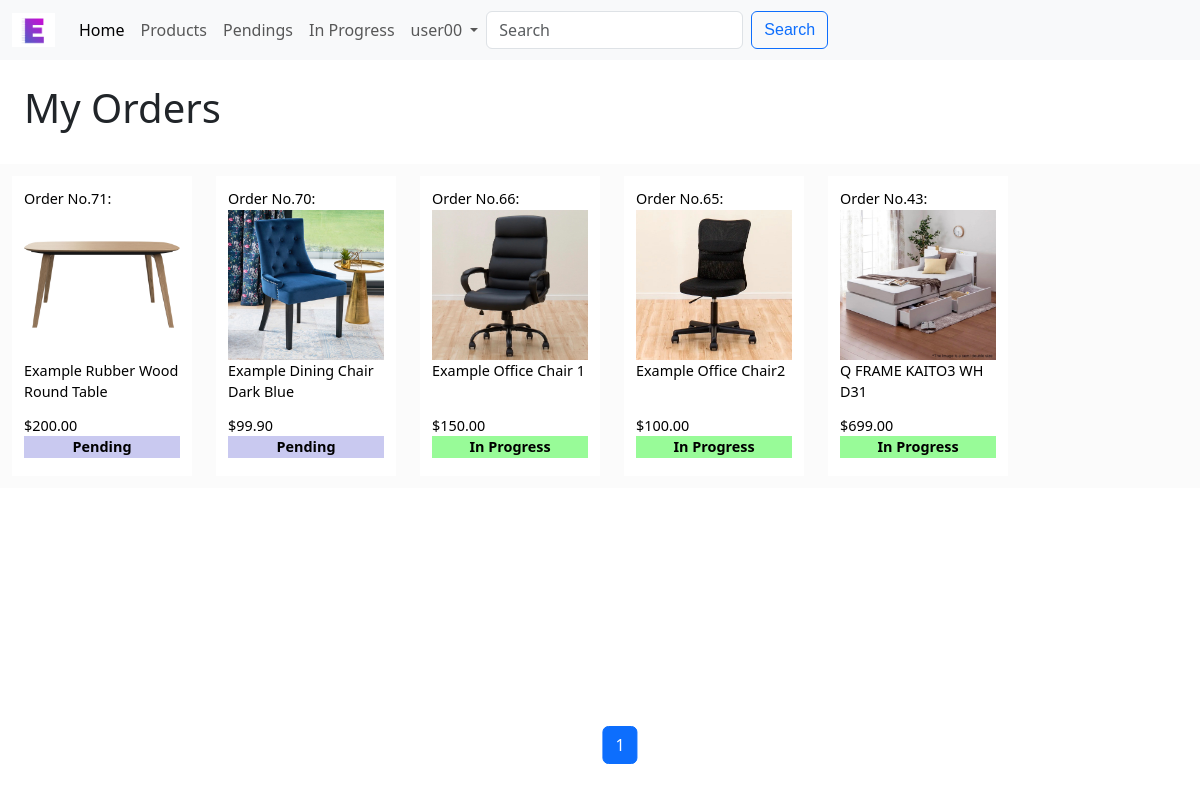
The app's page /my_orders (signed in) with its own data.
### esb/models.py (models this page shows, shortened)
class User(AbstractUser):
    email_token = models.CharField(max_length=200)
    email_is_verified = models.BooleanField(default=False)

class CustomerPurchase(models.Model):
    customer = models.ForeignKey(
        Customer, on_delete=models.CASCADE, related_name="customer_purchases"
    )
    purchase = models.ForeignKey(
        PurchaseOrder, on_delete=models.CASCADE, related_name="customer_purchases"
    )
    quantity = models.IntegerField()

class PurchaseOrder(models.Model):
    product = models.ForeignKey(
        Product, on_delete=models.CASCADE, related_name="order_product"
    )
    date_time = models.DateTimeField(null=True)
    target_quantity = models.IntegerField()
    @property
    def reach_target(self):
        total_quantity = sum(
            [purchase.quantity for purchase in self.customer_purchases.all()]
        )
        return total_quantity >= self.target_quantity

class Product(models.Model):
    title = models.CharField(max_length=100)
    description = models.TextField(max_length=1000)
    category = models.ForeignKey(
        Category,
        on_delete=models.SET_NULL,
        blank=True,
        null=True,
        related_name="categories",
    )
    price = models.DecimalField(max_digits=10, decimal_places=2)
    active = models.BooleanField(default=False)
    created_at = models.DateTimeField(auto_now_add=True)
    updated_at = models.DateTimeField(auto_now=True)
    class Meta:
        ordering = ["-active", "id"]

class ProductImage(models.Model):
    product = models.ForeignKey(
        Product, on_delete=models.CASCADE, related_name="product_image")
    image = models.ImageField(upload_to="esb/static/esb/image")
    index = models.PositiveIntegerField(default=1, editable=False)
    class Meta:
        ordering = ["-product__id", "index"]

### esb/views.py (the view)
# urls.py: path("my_orders", views.my_orders, name="my_orders"),
def my_orders(request):
    user = User.objects.get(username=request.user.username)
    try:
        cus = Customer.objects.get(user=user)
        cusP = CustomerPurchase.objects.filter(
            customer=cus).order_by("-purchase_id")
    except (Customer.DoesNotExist, CustomerPurchase.DoesNotExist):
        cusP = CustomerPurchase.objects.none()
        cus = None
    paginator = Paginator(cusP, 18)
    page_number = request.GET.get("page")
    page_obj = paginator.get_page(page_number)
    prev_prev_page_number = page_obj.number - 2
    if page_obj.number + 2 in page_obj.paginator.page_range:
        next_next_page_number = page_obj.number + 2
    else:
        next_next_page_number = None
    return render(request, "esb/myorders.html", {
        "page_obj": page_obj,
        "cusP": cusP,
        "next_next_page_number": next_next_page_number,
        "prev_prev_page_number": prev_prev_page_number
    })

### esb/templates/esb/myorders.html (shortened to what this page needs)
{% extends "esb/pendings.html" %}
{% block top %}
<h1 class="padding1">My Orders</h1>
{% endblock %}
{% block body-view %}
    {% for p in page_obj %}
        <a class="pending-view" href="{% url 'order_page' p.purchase.id %}">
            <div>Order No.{{ p.purchase.id}}: </div>
            <div class="div-preview-img">
                {% if p.purchase.product.product_image.first.image.url %}
                    <img src="{{ p.purchase.product.product_image.first.image.url }}" alt="{{ p.purchase.product.title }}">
                {% else %}
                    No Image.
                {% endif %}
            </div>
            <div class="div-preview-title">
                {{ p.purchase.product.title }}
            </div>
            <div>
                ${{ p.purchase.product.price }}
            </div>
            {% if p.purchase.reach_target %}
                <p id="order-status" style="background-color: rgba(121, 250, 121, 0.767);">In Progress</p>
            {% else %}
                <p id="order-status" style="background-color: rgba(170, 170, 231, 0.632);">Pending</p>
            {% endif %}
        </a>
    {% endfor %}
{% endblock %}

### esb/templates/esb/layout.html (shortened to what this page needs)
{% load static %}
<!DOCTYPE html>
<html lang="en">
    <head>
        <link href="https://cdn.jsdelivr.net/npm/bootstrap@5.3.0-alpha1/dist/css/bootstrap.min.css" rel="stylesheet"
>
        <link rel="stylesheet" href="{% static 'esb/styles.css' %}">
    </head>
    <body>
        <nav class="navbar navbar-expand-lg bg-body-tertiary fixed-top">
            <div class="container-fluid">
                <a class="navbar-brand" href="#">
                    <img src="{% static 'esb/image/ESB.jpg' %}" alt="Esb" width="43" height="34">
                </a>
                <div class="collapse navbar-collapse" id="navbarNavDropdown" style="text-align:center;">
                    <ul class="navbar-nav">
                        <li class="nav-item">
                            <a class="nav-link active" aria-current="page" href="{% url 'index' %}">Home</a>
                        </li>
                        <li class="nav-item">
                            <a class="nav-link" href="{% url 'category' %}">Products</a>
                        </li>
                        <li class="nav-item">
                            <a class="nav-link" href="{% url 'pendings' %}">Pendings</a>
                        </li>
                        <li class="nav-item">
                            <a class="nav-link" href="{% url 'inprogress' %}">In Progress</a>
                        </li>
                        {% if request.user.is_authenticated %}
                        <li class="nav-item dropdown" style="text-align:center;">
                            <a class="nav-link dropdown-toggle" href="#" role="button" data-bs-toggle="dropdown" aria-expanded="false">
                                {{ user.username }}
                            </a>
                        </li>
                        {% endif %}
                    </ul>
                    <form action="{% url 'search_products' %}"class="d-flex" role="search" method="get">
                        <input class="form-control me-2" type="search" placeholder="Search" aria-label="Search" name="q">
                        <button class="btn btn-outline-primary" type="submit">Search</button>
                    </form>
                </div>
            </div>
        </nav>
    {% block body %}
    {% endblock %}
    </body>
</html>

### esb/static/esb/styles.css (style rules this page uses)
body { padding-top: 3.75rem; padding-bottom: 3.75rem; }
.btn { font-family: 'Gill Sans', 'Gill Sans MT', Calibri, 'Trebuchet MS', sans-serif; }
#order-status { font-weight: bolder; text-align: center; }
.padding1 { padding: 2%; }
.pending-view { padding: 1%; margin: 1%; text-decoration: none; color: black; width: 180px; height: 300px; font-size: calc(0.6rem + 0.4vw); background-color: white; }
.div-preview-title { height: 20%; overflow: hidden; }
.div-preview-img { height: 150px; display: flex; justify-content: center; align-items: center; }
.div-preview-img img { width: 100%; max-height: 100%; }

### records on screen
User: username "user00"
CustomerPurchase: purchase.id "71", purchase.product.product_image.first.image (picture), purchase.product "Example Rubber Wood Round Table", purchase.product.price "200.00", quantity "Pending"
CustomerPurchase: purchase.id "70", purchase.product.product_image.first.image (picture), purchase.product "Example Dining Chair Dark Blue", purchase.product.price "99.90", quantity "Pending"
CustomerPurchase: purchase.id "66", purchase.product.product_image.first.image (picture), purchase.product "Example Office Chair 1", purchase.product.price "150.00", quantity "In Progress"
CustomerPurchase: purchase.id "65", purchase.product.product_image.first.image (picture), purchase.product "Example Office Chair2", purchase.product.price "100.00", quantity "In Progress"
CustomerPurchase: purchase.id "43", purchase.product.product_image.first.image (picture), purchase.product "Q FRAME KAITO3 WH D31", purchase.product.price "699.00", quantity "In Progress"

### other values on screen
{{ page_obj.number }} "1"
